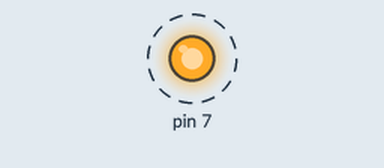
The sketch below on a simulated Arduino Uno, built with avr-gcc and run on an emulated ATmega328P. Parts: output pins drawn as LEDs (lit = HIGH). Dashed ring = blinking.

Above: at 0.05 s.
Timing chart, 0 to 3.0 s (numbered marks = the images above):
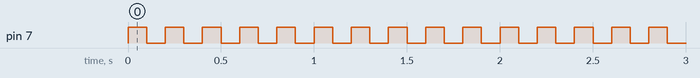

The sketch:

single_led_blinking.ino
```cpp
int led1 =7;
 void setup()
  {

pinMode(7,OUTPUT);

}

void loop()
{
  digitalWrite(7,HIGH);
  delay(100);
digitalWrite(7,LOW);

delay(100);
}
```

Measured:
- by itself, pin 7: alternates HIGH for 0.10 s and LOW for 0.10 s
